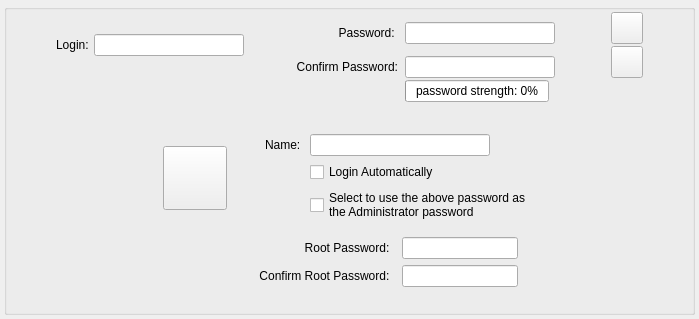
<?xml version="1.0" encoding="UTF-8"?>
<ui version="4.0">
 <class>UserWidget</class>
 <widget class="QWidget" name="UserWidget">
  <property name="geometry">
   <rect>
    <x>0</x>
    <y>0</y>
    <width>699</width>
    <height>287</height>
   </rect>
  </property>
  <property name="sizePolicy">
   <sizepolicy hsizetype="Expanding" vsizetype="Preferred">
    <horstretch>0</horstretch>
    <verstretch>0</verstretch>
   </sizepolicy>
  </property>
  <property name="windowTitle">
   <string/>
  </property>
  <layout class="QVBoxLayout" name="verticalLayout">
   <property name="spacing">
    <number>3</number>
   </property>
   <property name="margin">
    <number>4</number>
   </property>
   <item>
    <widget class="QGroupBox" name="groupBox">
     <property name="title">
      <string/>
     </property>
     <layout class="QVBoxLayout" name="verticalLayout_3">
      <property name="spacing">
       <number>2</number>
      </property>
      <property name="margin">
       <number>2</number>
      </property>
      <item>
       <layout class="QGridLayout" name="gridLayout">
        <item row="0" column="1" rowspan="5">
         <widget class="QLabel" name="label">
          <property name="text">
           <string>Login: </string>
          </property>
          <property name="alignment">
           <set>Qt::AlignRight|Qt::AlignTrailing|Qt::AlignVCenter</set>
          </property>
         </widget>
        </item>
        <item row="0" column="5" rowspan="4">
         <widget class="QLabel" name="label_2">
          <property name="text">
           <string>Password: </string>
          </property>
          <property name="alignment">
           <set>Qt::AlignRight|Qt::AlignTrailing|Qt::AlignVCenter</set>
          </property>
         </widget>
        </item>
        <item row="0" column="4" rowspan="5">
         <spacer name="horizontalSpacer">
          <property name="orientation">
           <enum>Qt::Horizontal</enum>
          </property>
          <property name="sizeType">
           <enum>QSizePolicy::Fixed</enum>
          </property>
          <property name="sizeHint" stdset="0">
           <size>
            <width>50</width>
            <height>20</height>
           </size>
          </property>
         </spacer>
        </item>
        <item row="0" column="14" rowspan="2">
         <widget class="QPushButton" name="userDetails">
          <property name="minimumSize">
           <size>
            <width>32</width>
            <height>32</height>
           </size>
          </property>
          <property name="maximumSize">
           <size>
            <width>32</width>
            <height>32</height>
           </size>
          </property>
          <property name="toolTip">
           <string>Include more information about this user.</string>
          </property>
          <property name="text">
           <string/>
          </property>
         </widget>
        </item>
        <item row="0" column="2" rowspan="5" colspan="2">
         <widget class="QLineEdit" name="loginLine">
          <property name="minimumSize">
           <size>
            <width>150</width>
            <height>0</height>
           </size>
          </property>
         </widget>
        </item>
        <item row="0" column="7" rowspan="4" colspan="4">
         <widget class="QLineEdit" name="passLine">
          <property name="minimumSize">
           <size>
            <width>150</width>
            <height>0</height>
           </size>
          </property>
         </widget>
        </item>
        <item row="4" column="5">
         <widget class="QLabel" name="label_3">
          <property name="text">
           <string>Confirm Password:</string>
          </property>
          <property name="alignment">
           <set>Qt::AlignRight|Qt::AlignTrailing|Qt::AlignVCenter</set>
          </property>
         </widget>
        </item>
        <item row="2" column="14" rowspan="3">
         <widget class="QPushButton" name="removeUser">
          <property name="minimumSize">
           <size>
            <width>32</width>
            <height>32</height>
           </size>
          </property>
          <property name="maximumSize">
           <size>
            <width>32</width>
            <height>32</height>
           </size>
          </property>
          <property name="toolTip">
           <string>Remove this user.</string>
          </property>
          <property name="text">
           <string/>
          </property>
         </widget>
        </item>
        <item row="4" column="7" colspan="4">
         <widget class="QLineEdit" name="confirmPassLine">
          <property name="minimumSize">
           <size>
            <width>150</width>
            <height>0</height>
           </size>
          </property>
         </widget>
        </item>
        <item row="0" column="11" rowspan="5" colspan="2">
         <widget class="QLabel" name="confirmPwCheck">
          <property name="minimumSize">
           <size>
            <width>32</width>
            <height>32</height>
           </size>
          </property>
          <property name="maximumSize">
           <size>
            <width>32</width>
            <height>32</height>
           </size>
          </property>
          <property name="text">
           <string/>
          </property>
         </widget>
        </item>
        <item row="0" column="0" rowspan="5">
         <spacer name="horizontalSpacer_4">
          <property name="orientation">
           <enum>Qt::Horizontal</enum>
          </property>
          <property name="sizeHint" stdset="0">
           <size>
            <width>40</width>
            <height>20</height>
           </size>
          </property>
         </spacer>
        </item>
        <item row="0" column="15" rowspan="5">
         <spacer name="horizontalSpacer_5">
          <property name="orientation">
           <enum>Qt::Horizontal</enum>
          </property>
          <property name="sizeHint" stdset="0">
           <size>
            <width>40</width>
            <height>20</height>
           </size>
          </property>
         </spacer>
        </item>
        <item row="0" column="6" rowspan="5">
         <spacer name="horizontalSpacer_7">
          <property name="orientation">
           <enum>Qt::Horizontal</enum>
          </property>
          <property name="sizeType">
           <enum>QSizePolicy::Fixed</enum>
          </property>
          <property name="sizeHint" stdset="0">
           <size>
            <width>5</width>
            <height>20</height>
           </size>
          </property>
         </spacer>
        </item>
        <item row="0" column="13" rowspan="5">
         <spacer name="horizontalSpacer_3">
          <property name="orientation">
           <enum>Qt::Horizontal</enum>
          </property>
          <property name="sizeType">
           <enum>QSizePolicy::Fixed</enum>
          </property>
          <property name="sizeHint" stdset="0">
           <size>
            <width>20</width>
            <height>20</height>
           </size>
          </property>
         </spacer>
        </item>
        <item row="5" column="7">
         <widget class="QProgressBar" name="passStrengthProgBar">
          <property name="value">
           <number>0</number>
          </property>
          <property name="alignment">
           <set>Qt::AlignLeading|Qt::AlignLeft|Qt::AlignVCenter</set>
          </property>
          <property name="invertedAppearance">
           <bool>false</bool>
          </property>
          <property name="format">
           <string>password strength: %p%</string>
          </property>
         </widget>
        </item>
       </layout>
      </item>
      <item>
       <spacer name="verticalSpacer_3">
        <property name="orientation">
         <enum>Qt::Vertical</enum>
        </property>
        <property name="sizeType">
         <enum>QSizePolicy::Fixed</enum>
        </property>
        <property name="sizeHint" stdset="0">
         <size>
          <width>20</width>
          <height>5</height>
         </size>
        </property>
       </spacer>
      </item>
      <item>
       <widget class="QLabel" name="pwERRORLabel">
        <property name="text">
         <string/>
        </property>
        <property name="alignment">
         <set>Qt::AlignCenter</set>
        </property>
       </widget>
      </item>
      <item>
       <widget class="QWidget" name="extWidget" native="true">
        <layout class="QGridLayout" name="gridLayout_2">
         <item row="1" column="4">
          <widget class="QLabel" name="label_4">
           <property name="text">
            <string>Name: </string>
           </property>
          </widget>
         </item>
         <item row="1" column="5" colspan="2">
          <widget class="QLineEdit" name="nameLine">
           <property name="maximumSize">
            <size>
             <width>180</width>
             <height>16777215</height>
            </size>
           </property>
          </widget>
         </item>
         <item row="1" column="8" rowspan="3">
          <spacer name="horizontalSpacer_6">
           <property name="orientation">
            <enum>Qt::Horizontal</enum>
           </property>
           <property name="sizeHint" stdset="0">
            <size>
             <width>40</width>
             <height>20</height>
            </size>
           </property>
          </spacer>
         </item>
         <item row="1" column="0" rowspan="3">
          <spacer name="horizontalSpacer_8">
           <property name="orientation">
            <enum>Qt::Horizontal</enum>
           </property>
           <property name="sizeHint" stdset="0">
            <size>
             <width>40</width>
             <height>20</height>
            </size>
           </property>
          </spacer>
         </item>
         <item row="2" column="5" colspan="2">
          <widget class="QCheckBox" name="autoLoginCheckBox">
           <property name="text">
            <string>Login Automatically</string>
           </property>
          </widget>
         </item>
         <item row="1" column="1" rowspan="3">
          <widget class="QPushButton" name="avatar">
           <property name="minimumSize">
            <size>
             <width>64</width>
             <height>64</height>
            </size>
           </property>
           <property name="text">
            <string/>
           </property>
          </widget>
         </item>
         <item row="1" column="2" rowspan="3">
          <spacer name="horizontalSpacer_2">
           <property name="orientation">
            <enum>Qt::Horizontal</enum>
           </property>
           <property name="sizeType">
            <enum>QSizePolicy::Fixed</enum>
           </property>
           <property name="sizeHint" stdset="0">
            <size>
             <width>20</width>
             <height>20</height>
            </size>
           </property>
          </spacer>
         </item>
         <item row="3" column="5" colspan="2">
          <widget class="QCheckBox" name="rootUsesUserPwCheckBox">
           <property name="text">
            <string>Select to use the above password as 
the Administrator password</string>
           </property>
          </widget>
         </item>
         <item row="4" column="0" colspan="9">
          <widget class="QWidget" name="rootPwWidget" native="true">
           <layout class="QGridLayout" name="gridLayout_4">
            <item row="0" column="3">
             <widget class="QLineEdit" name="rootPassLine"/>
            </item>
            <item row="0" column="0">
             <spacer name="horizontalSpacer_9">
              <property name="orientation">
               <enum>Qt::Horizontal</enum>
              </property>
              <property name="sizeHint" stdset="0">
               <size>
                <width>40</width>
                <height>20</height>
               </size>
              </property>
             </spacer>
            </item>
            <item row="0" column="5">
             <spacer name="horizontalSpacer_10">
              <property name="orientation">
               <enum>Qt::Horizontal</enum>
              </property>
              <property name="sizeHint" stdset="0">
               <size>
                <width>40</width>
                <height>20</height>
               </size>
              </property>
             </spacer>
            </item>
            <item row="0" column="1">
             <spacer name="horizontalSpacer_11">
              <property name="orientation">
               <enum>Qt::Horizontal</enum>
              </property>
              <property name="sizeHint" stdset="0">
               <size>
                <width>40</width>
                <height>20</height>
               </size>
              </property>
             </spacer>
            </item>
            <item row="0" column="2">
             <widget class="QLabel" name="label_5">
              <property name="text">
               <string>Root Password:  </string>
              </property>
              <property name="alignment">
               <set>Qt::AlignRight|Qt::AlignTrailing|Qt::AlignVCenter</set>
              </property>
             </widget>
            </item>
            <item row="1" column="2">
             <widget class="QLabel" name="label_6">
              <property name="text">
               <string>Confirm Root Password:  </string>
              </property>
              <property name="alignment">
               <set>Qt::AlignRight|Qt::AlignTrailing|Qt::AlignVCenter</set>
              </property>
             </widget>
            </item>
            <item row="1" column="3">
             <widget class="QLineEdit" name="confirmRootPassLine"/>
            </item>
            <item row="0" column="4" rowspan="2">
             <widget class="QLabel" name="confirmRootPwCheck">
              <property name="sizePolicy">
               <sizepolicy hsizetype="Fixed" vsizetype="Fixed">
                <horstretch>32</horstretch>
                <verstretch>32</verstretch>
               </sizepolicy>
              </property>
              <property name="minimumSize">
               <size>
                <width>32</width>
                <height>32</height>
               </size>
              </property>
              <property name="maximumSize">
               <size>
                <width>32</width>
                <height>32</height>
               </size>
              </property>
              <property name="text">
               <string/>
              </property>
             </widget>
            </item>
           </layout>
          </widget>
         </item>
        </layout>
       </widget>
      </item>
      <item>
       <spacer name="verticalSpacer">
        <property name="orientation">
         <enum>Qt::Vertical</enum>
        </property>
        <property name="sizeType">
         <enum>QSizePolicy::Fixed</enum>
        </property>
        <property name="sizeHint" stdset="0">
         <size>
          <width>20</width>
          <height>5</height>
         </size>
        </property>
       </spacer>
      </item>
     </layout>
    </widget>
   </item>
   <item>
    <spacer name="verticalSpacer_2">
     <property name="orientation">
      <enum>Qt::Vertical</enum>
     </property>
     <property name="sizeType">
      <enum>QSizePolicy::Expanding</enum>
     </property>
     <property name="sizeHint" stdset="0">
      <size>
       <width>1</width>
       <height>1</height>
      </size>
     </property>
    </spacer>
   </item>
  </layout>
 </widget>
 <resources/>
 <connections/>
</ui>
